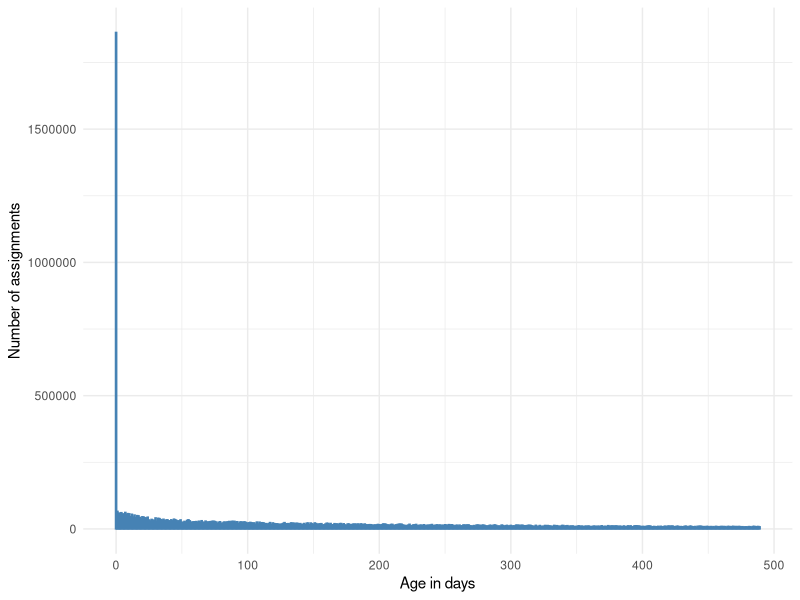
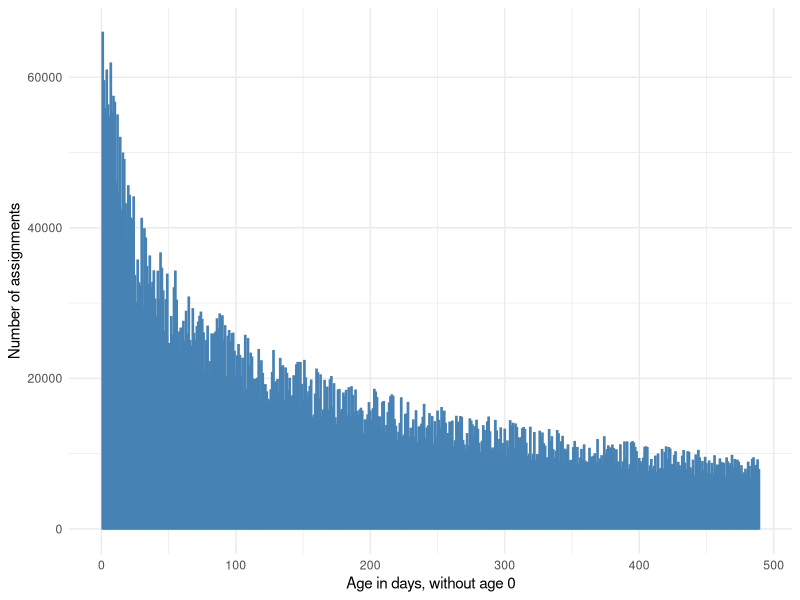
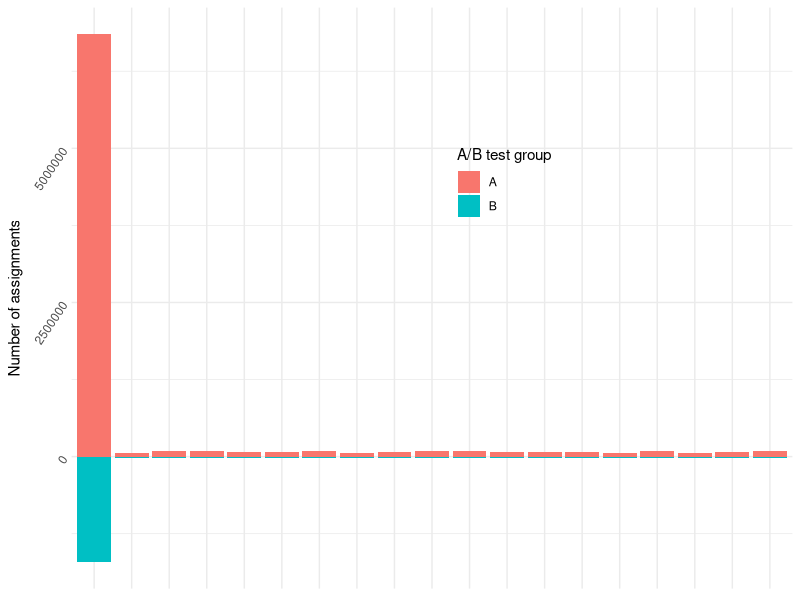
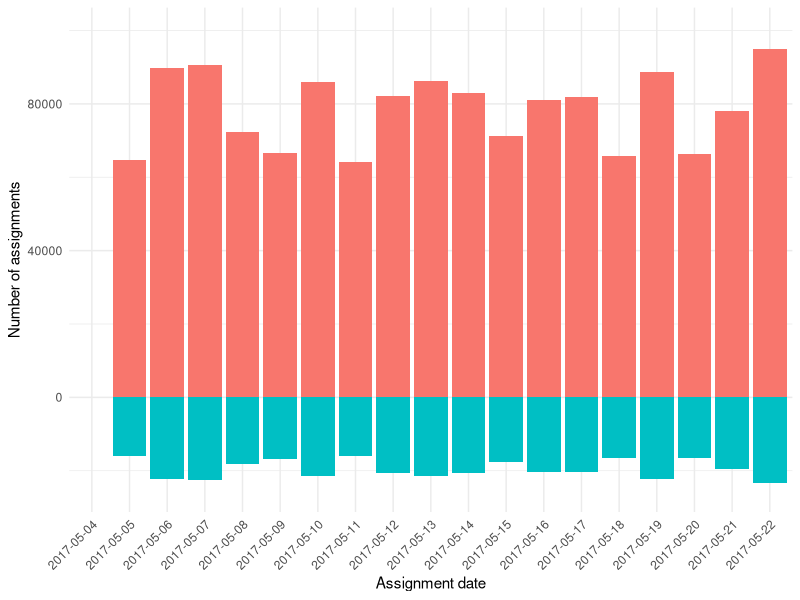

Generate these figures, in order, with R:
## ---- chunk 1
knitr::opts_chunk$set(echo = TRUE)
## ---- chunk 2
library(ggplot2)
library(gridExtra)

player_assignments_by_age <- read.csv('data/player_assignment_by_age.csv')
colnames <- c('Number_of_assignments', 'Age_days')
colnames(x = player_assignments_by_age) <- colnames
player_assignments_by_age_removed0 <- rapply(player_assignments_by_age,function(x) ifelse(x>1000000,NA,x), how = "replace")

assignment_date_by_group <- read.csv('data/assignment_date_by_group.csv')
colnames <- c('Number_of_assignments', 'AB_test_group','Assignment_date')
colnames(x = assignment_date_by_group) <- colnames
for(i in 1:nrow(assignment_date_by_group)){
  if(assignment_date_by_group[i,"AB_test_group"]=='B'){
    assignment_date_by_group[i,"Number_of_assignments"]<-assignment_date_by_group[i,"Number_of_assignments"]*(-1)
  }
}

par(mfrow=c(1,2))
ggplot(data=player_assignments_by_age, aes(x=Age_days, y=Number_of_assignments)) +
  geom_bar(stat="identity", color = 'steelblue')+
  labs(x='Age in days', y='Number of assignments')+
  theme_minimal()

ggplot(data=player_assignments_by_age_removed0, aes(x=Age_days, y=Number_of_assignments)) +
  geom_bar(stat="identity", color = 'steelblue')+
  labs(x='Age in days, without age 0', y='Number of assignments')+
  theme_minimal()
## ---- chunk 3

ggplot(data=assignment_date_by_group, aes(x=Assignment_date, y=Number_of_assignments, fill = AB_test_group)) +
  geom_bar(stat="identity", position = "identity")+
  theme_minimal()+
  labs(y='Number of assignments', fill='A/B test group')+
  theme(legend.position = c(0.6, 0.7), axis.title.x=element_blank(), axis.text.x=element_blank(), axis.ticks.x=element_blank(),axis.text.y = element_text(angle = 56, hjust = 1))
## ---- chunk 4
ggplot(data=assignment_date_by_group, aes(x=Assignment_date, y=Number_of_assignments, fill = AB_test_group)) +
  geom_bar(stat="identity", position = "identity")+
  theme_minimal()+
  labs(x='Assignment date', y='Number of assignments')+
  theme(legend.position = 'none', axis.text.x = element_text(angle = 45, hjust = 1))+
  scale_y_continuous(limits = c(-25000, 100000))

